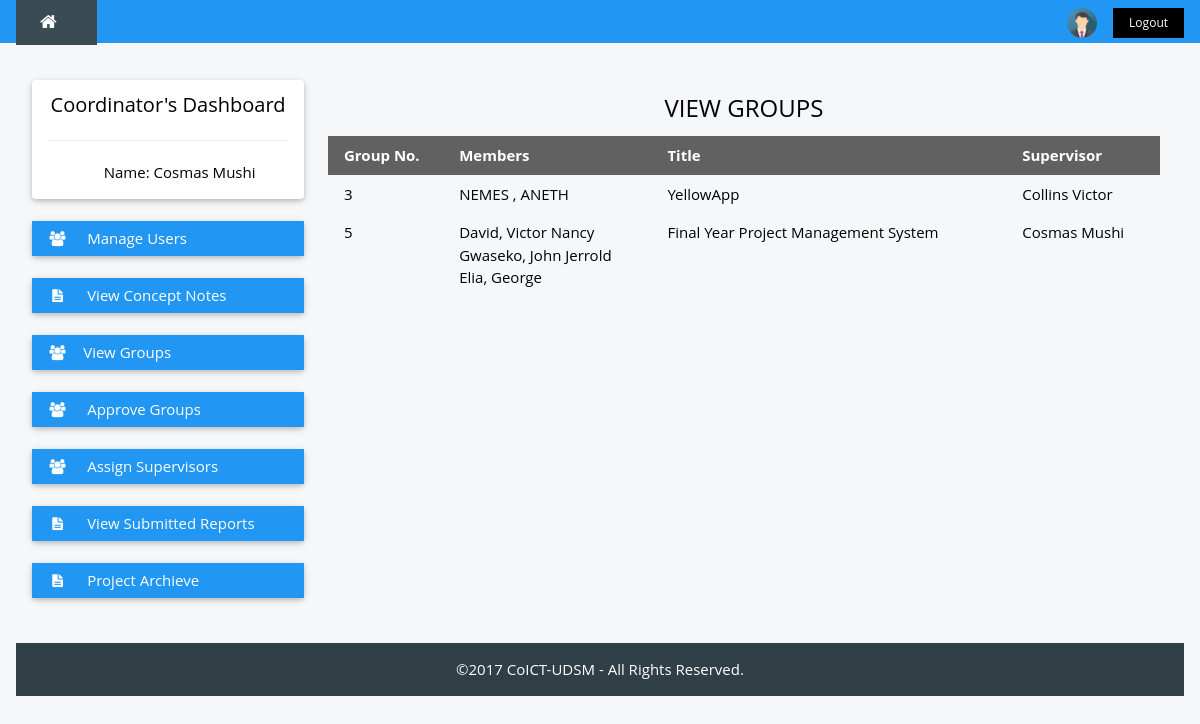
The page /coordinator/groups.php (signed in) on the database as committed earlier.
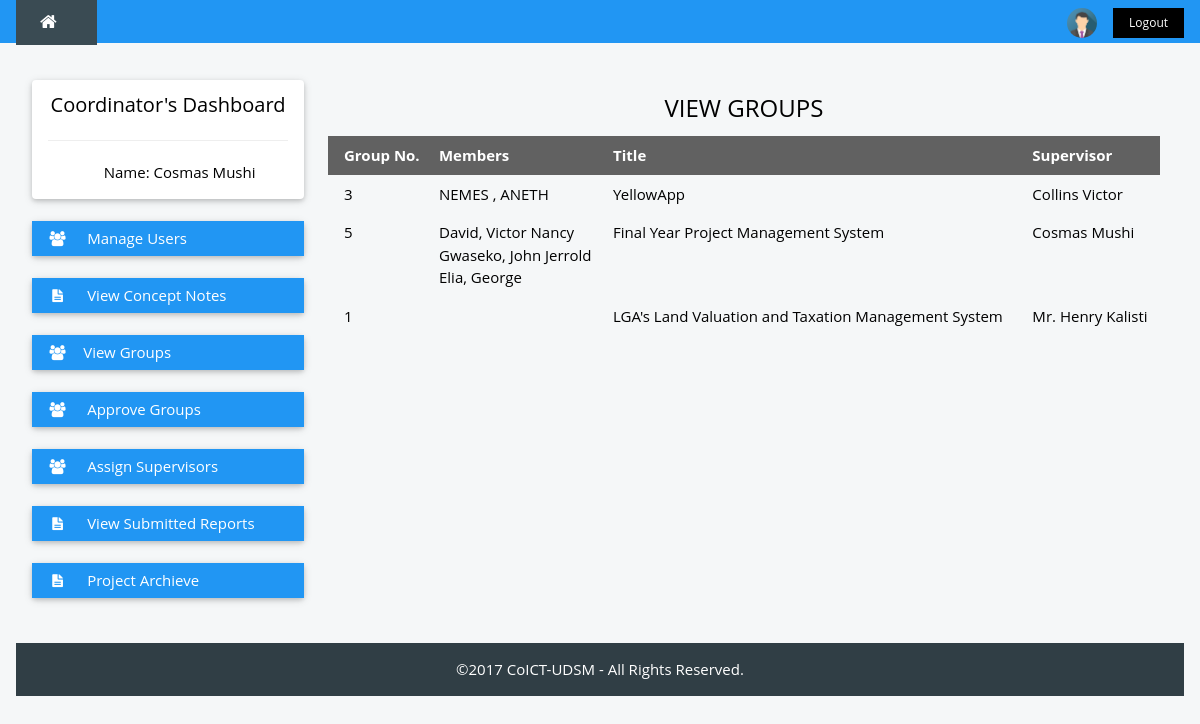
The same page on the database as committed later.
### tables this page shows
CREATE TABLE `grp` (
  `grpId` int(7) NOT NULL,
  `grpNo` int(11) NOT NULL,
  `approval` int(11) NOT NULL,
  `empId` varchar(20) NOT NULL
);

CREATE TABLE `student` (
  `regNo` varchar(13) NOT NULL,
  `fName` varchar(25) NOT NULL,
  `mName` varchar(25) DEFAULT NULL,
  `lName` varchar(25) NOT NULL,
  `email` varchar(30) NOT NULL,
  `phoneNo` varchar(20) NOT NULL,
  `course` varchar(50) NOT NULL
);

CREATE TABLE `project` (
  `projectId` int(5) NOT NULL,
  `projectTitle` varchar(250) NOT NULL,
  `description` text NOT NULL,
  `output` text NOT NULL,
  `grpNo` int(3) NOT NULL
);

CREATE TABLE `supervisor` (
  `empId` varchar(20) NOT NULL,
  `fName` varchar(25) NOT NULL,
  `lName` varchar(25) NOT NULL,
  `email` varchar(25) NOT NULL,
  `phoneNo` varchar(15) NOT NULL,
  `expertise` varchar(50) NOT NULL,
  `office` varchar(5) NOT NULL
);

### coordinator/groups.php (the view, shortened to what this page needs)
<?php
	 include '../header.php';
	?>
<div class="w3-container " style="max-width:1400px;margin-top:80px">
  <div class="w3-row-padding">
    <div class="w3-col m3 ">
    <?php
      include 'coord-nav.php';
    ?>
    </div>
    <div class="w3-col m9">
      <div id="main">
      <div class="w3-row-padding">
	<div class="w3-center">
	<h3>VIEW GROUPS</h3>
	</div>
	<table class="w3-table w3-hoverable" border="0">
	<thead>
	  <tr class="w3-dark-grey">
	    <th>Group No.</th>
	    <th>Members</th>
	    <th>Title</th>
	    <th>Supervisor</th>
	  </tr>
	</thead>
	<tr>
	<?php
		  	$grpsql = mysqli_query($dbcon, "SELECT * FROM grp ") or die(mysqli_error());
	    	while ($group = mysqli_fetch_array($grpsql)) {
	    	$groupNo = $group['grpNo'];
	    	?>
	    	<td> <?php echo $groupNo; ?> </td>
		  <td>
	 <?php
		$membersql = mysqli_query($dbcon, "SELECT regNo, fName, mName, lName FROM student WHERE regNo IN (SELECT regNo FROM members where grpNo = '$groupNo')") or die(mysqli_error());
		$rows = 1;
		while($rows <= mysqli_num_rows($membersql)) {
			$members = mysqli_fetch_assoc($membersql);
			$memberNo = $members['regNo'];
			$member = mysqli_query($dbcon, "SELECT * FROM student WHERE regNo = '$memberNo'") or die(mysqli_error());
			$member_row = mysqli_fetch_array($member);
			$memberName = $member_row['lName'].", ".$member_row['mName']." ".$member_row['fName'];
			echo $memberName. "<br />";
			$rows++;
		}
		$supId =  "SELECT * FROM `supervisor` WHERE empId = (SELECT empId FROM grp WHERE grpNo = '$groupNo')";
	    $supIdsql = mysqli_query($dbcon,$supId) or die(mysqli_error());
	    $sup_row = mysqli_fetch_array($supIdsql);
	    $supervisor = $sup_row['fName']." ".$sup_row['lName'];
	 	$projectsql = mysqli_query($dbcon, "SELECT projectTitle FROM project WHERE grpNo = '$groupNo'") or die(mysqli_error());
	 	$project_row = mysqli_fetch_array($projectsql);
		$title = $project_row['projectTitle'];
	 	?>
		 </td>
		  <td><?php echo $title ; ?></td>
		  <td><?php echo $supervisor; ?></td>
		  </tr>
		<?php
		}
		?>
	</table>
	      <br />
	   </div>
    </div>
  </div>
</div>
<br>
<?php
  include '../footer.php';
?>

Rows that differ between the two databases and show on the page:
added grp: grpNo "1", project.projectTitle "LGA's Land Valuation and Taxation Management System", empId.lName "Mr. Henry Kalisti"
